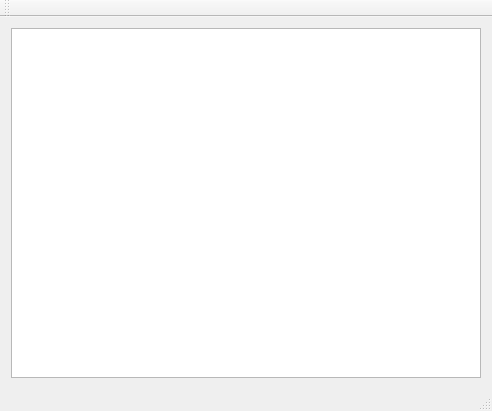
<?xml version="1.0" encoding="UTF-8"?>
<ui version="4.0">
 <class>AdminMainWindowClass</class>
 <widget class="QMainWindow" name="AdminMainWindowClass">
  <property name="geometry">
   <rect>
    <x>0</x>
    <y>0</y>
    <width>492</width>
    <height>411</height>
   </rect>
  </property>
  <property name="windowTitle">
   <string>AdminMainWindow</string>
  </property>
  <widget class="QWidget" name="centralWidget">
   <layout class="QVBoxLayout" name="verticalLayout">
    <item>
     <widget class="QTableView" name="tableView"/>
    </item>
   </layout>
  </widget>
  <widget class="QMenuBar" name="menuBar">
   <property name="geometry">
    <rect>
     <x>0</x>
     <y>0</y>
     <width>492</width>
     <height>33</height>
    </rect>
   </property>
  </widget>
  <widget class="QToolBar" name="mainToolBar">
   <attribute name="toolBarArea">
    <enum>TopToolBarArea</enum>
   </attribute>
   <attribute name="toolBarBreak">
    <bool>false</bool>
   </attribute>
  </widget>
  <widget class="QStatusBar" name="statusBar"/>
 </widget>
 <layoutdefault spacing="6" margin="11"/>
 <resources/>
 <connections/>
</ui>
